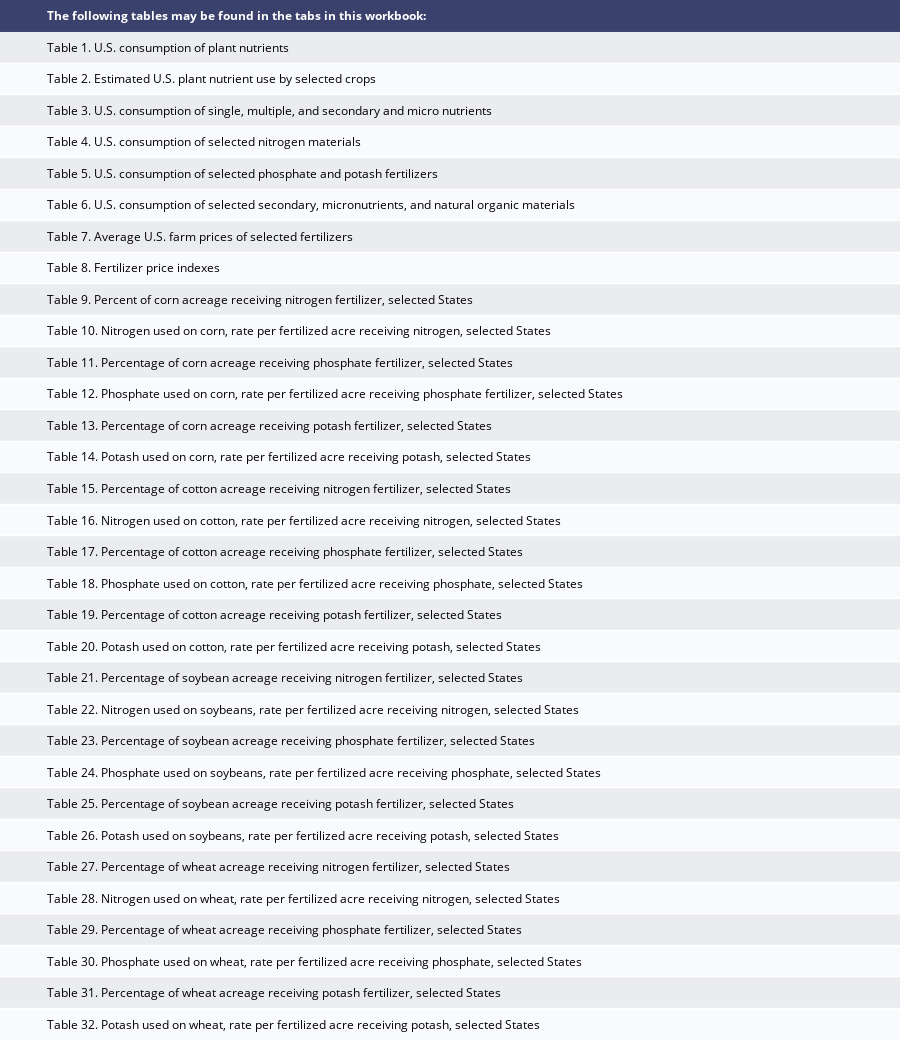

The notebook cell this image was saved under:
### Code cell
toc = pd.read_excel("https://www.ers.usda.gov/webdocs/DataFiles/50341/fertilizeruse.xls", sheet_name="Table of contents")
toc.style.set_properties(**{'text-align': 'left'})
toc_fig = ff.create_table(toc)
toc_fig

### Figure 1 — Plotly figure (JSON) as saved in the notebook; plotly's stock layout.template omitted (floating-point values rounded to 4 significant figures)
{"data": [{"colorscale": [[0, "#00083e"], [0.5, "#ededee"], [1, "#ffffff"]], "hoverinfo": "none", "opacity": 0.75, "showscale": false, "type": "heatmap", "z": [[0], [0.5], [1], [0.5], [1], [0.5], [1], [0.5], [1], [0.5], [1], [0.5], [1], [0.5], [1], [0.5], [1], [0.5], [1], [0.5], [1], [0.5], [1], [0.5], [1], [0.5], [1], [0.5], [1], [0.5], [1], [0.5], [1]]}], "layout": {"annotations": [{"align": "left", "font": {"color": "#ffffff"}, "showarrow": false, "text": "<b>The following tables may be found in the tabs in this workbook:</b>", "x": -0.45, "xanchor": "left", "xref": "x", "y": 0, "yref": "y"}, {"align": "left", "font": {"color": "#000000"}, "showarrow": false, "text": "Table 1. U.S. consumption of plant nutrients", "x": -0.45, "xanchor": "left", "xref": "x", "y": 1, "yref": "y"}, {"align": "left", "font": {"color": "#000000"}, "showarrow": false, "text": "Table 2. Estimated U.S. plant nutrient use by selected crops", "x": -0.45, "xanchor": "left", "xref": "x", "y": 2, "yref": "y"}, {"align": "left", "font": {"color": "#000000"}, "showarrow": false, "text": "Table 3. U.S. consumption of single, multiple, and secondary and micro nutrients ", "x": -0.45, "xanchor": "left", "xref": "x", "y": 3, "yref": "y"}, {"align": "left", "font": {"color": "#000000"}, "showarrow": false, "text": "Table 4. U.S. consumption of selected nitrogen materials ", "x": -0.45, "xanchor": "left", "xref": "x", "y": 4, "yref": "y"}, {"align": "left", "font": {"color": "#000000"}, "showarrow": false, "text": "Table 5. U.S. consumption of selected phosphate and potash fertilizers ", "x": -0.45, "xanchor": "left", "xref": "x", "y": 5, "yref": "y"}, {"align": "left", "font": {"color": "#000000"}, "showarrow": false, "text": "Table 6. U.S. consumption of selected secondary, micronutrients, and natural organic materials", "x": -0.45, "xanchor": "left", "xref": "x", "y": 6, "yref": "y"}, {"align": "left", "font": {"color": "#000000"}, "showarrow": false, "text": "Table 7. Average U.S. farm prices of selected fertilizers ", "x": -0.45, "xanchor": "left", "xref": "x", "y": 7, "yref": "y"}, {"align": "left", "font": {"color": "#000000"}, "showarrow": false, "text": "Table 8. Fertilizer price indexes", "x": -0.45, "xanchor": "left", "xref": "x", "y": 8, "yref": "y"}, {"align": "left", "font": {"color": "#000000"}, "showarrow": false, "text": "Table 9. Percent of corn acreage receiving nitrogen fertilizer, selected States", "x": -0.45, "xanchor": "left", "xref": "x", "y": 9, "yref": "y"}, {"align": "left", "font": {"color": "#000000"}, "showarrow": false, "text": "Table 10. Nitrogen used on corn, rate per fertilized acre receiving nitrogen, selected States", "x": -0.45, "xanchor": "left", "xref": "x", "y": 10, "yref": "y"}, {"align": "left", "font": {"color": "#000000"}, "showarrow": false, "text": "Table 11. Percentage of corn acreage receiving phosphate fertilizer, selected States", "x": -0.45, "xanchor": "left", "xref": "x", "y": 11, "yref": "y"}, {"align": "left", "font": {"color": "#000000"}, "showarrow": false, "text": "Table 12. Phosphate used on corn, rate per fertilized acre receiving phosphate fertilizer, selected States", "x": -0.45, "xanchor": "left", "xref": "x", "y": 12, "yref": "y"}, {"align": "left", "font": {"color": "#000000"}, "showarrow": false, "text": "Table 13. Percentage of corn acreage receiving potash fertilizer, selected States", "x": -0.45, "xanchor": "left", "xref": "x", "y": 13, "yref": "y"}, {"align": "left", "font": {"color": "#000000"}, "showarrow": false, "text": "Table 14. Potash used on corn, rate per fertilized acre receiving potash, selected States", "x": -0.45, "xanchor": "left", "xref": "x", "y": 14, "yref": "y"}, {"align": "left", "font": {"color": "#000000"}, "showarrow": false, "text": "Table 15. Percentage of cotton acreage receiving nitrogen fertilizer, selected States", "x": -0.45, "xanchor": "left", "xref": "x", "y": 15, "yref": "y"}, {"align": "left", "font": {"color": "#000000"}, "showarrow": false, "text": "Table 16. Nitrogen used on cotton, rate per fertilized acre receiving nitrogen, selected States", "x": -0.45, "xanchor": "left", "xref": "x", "y": 16, "yref": "y"}, {"align": "left", "font": {"color": "#000000"}, "showarrow": false, "text": "Table 17. Percentage of cotton acreage receiving phosphate fertilizer, selected States", "x": -0.45, "xanchor": "left", "xref": "x", "y": 17, "yref": "y"}, {"align": "left", "font": {"color": "#000000"}, "showarrow": false, "text": "Table 18. Phosphate used on cotton, rate per fertilized acre receiving phosphate, selected States", "x": -0.45, "xanchor": "left", "xref": "x", "y": 18, "yref": "y"}, {"align": "left", "font": {"color": "#000000"}, "showarrow": false, "text": "Table 19. Percentage of cotton acreage receiving potash fertilizer, selected States", "x": -0.45, "xanchor": "left", "xref": "x", "y": 19, "yref": "y"}, {"align": "left", "font": {"color": "#000000"}, "showarrow": false, "text": "Table 20. Potash used on cotton, rate per fertilized acre receiving potash, selected States", "x": -0.45, "xanchor": "left", "xref": "x", "y": 20, "yref": "y"}, {"align": "left", "font": {"color": "#000000"}, "showarrow": false, "text": "Table 21. Percentage of soybean acreage receiving nitrogen fertilizer, selected States", "x": -0.45, "xanchor": "left", "xref": "x", "y": 21, "yref": "y"}, {"align": "left", "font": {"color": "#000000"}, "showarrow": false, "text": "Table 22. Nitrogen used on soybeans, rate per fertilized acre receiving nitrogen, selected States", "x": -0.45, "xanchor": "left", "xref": "x", "y": 22, "yref": "y"}, {"align": "left", "font": {"color": "#000000"}, "showarrow": false, "text": "Table 23. Percentage of soybean acreage receiving phosphate fertilizer, selected States", "x": -0.45, "xanchor": "left", "xref": "x", "y": 23, "yref": "y"}, {"align": "left", "font": {"color": "#000000"}, "showarrow": false, "text": "Table 24. Phosphate used on soybeans, rate per fertilized acre receiving phosphate, selected States", "x": -0.45, "xanchor": "left", "xref": "x", "y": 24, "yref": "y"}, {"align": "left", "font": {"color": "#000000"}, "showarrow": false, "text": "Table 25. Percentage of soybean acreage receiving potash fertilizer, selected States", "x": -0.45, "xanchor": "left", "xref": "x", "y": 25, "yref": "y"}, {"align": "left", "font": {"color": "#000000"}, "showarrow": false, "text": "Table 26. Potash used on soybeans, rate per fertilized acre receiving potash, selected States", "x": -0.45, "xanchor": "left", "xref": "x", "y": 26, "yref": "y"}, {"align": "left", "font": {"color": "#000000"}, "showarrow": false, "text": "Table 27. Percentage of wheat acreage receiving nitrogen fertilizer, selected States", "x": -0.45, "xanchor": "left", "xref": "x", "y": 27, "yref": "y"}, {"align": "left", "font": {"color": "#000000"}, "showarrow": false, "text": "Table 28. Nitrogen used on wheat, rate per fertilized acre receiving nitrogen, selected States", "x": -0.45, "xanchor": "left", "xref": "x", "y": 28, "yref": "y"}, {"align": "left", "font": {"color": "#000000"}, "showarrow": false, "text": "Table 29. Percentage of wheat acreage receiving phosphate fertilizer, selected States", "x": -0.45, "xanchor": "left", "xref": "x", "y": 29, "yref": "y"}, {"align": "left", "font": {"color": "#000000"}, "showarrow": false, "text": "Table 30. Phosphate used on wheat, rate per fertilized acre receiving phosphate, selected States", "x": -0.45, "xanchor": "left", "xref": "x", "y": 30, "yref": "y"}, {"align": "left", "font": {"color": "#000000"}, "showarrow": false, "text": "Table 31. Percentage of wheat acreage receiving potash fertilizer, selected States", "x": -0.45, "xanchor": "left", "xref": "x", "y": 31, "yref": "y"}, {"align": "left", "font": {"color": "#000000"}, "showarrow": false, "text": "Table 32. Potash used on wheat, rate per fertilized acre receiving potash, selected States", "x": -0.45, "xanchor": "left", "xref": "x", "y": 32, "yref": "y"}], "height": 1040, "margin": {"b": 0, "l": 0, "r": 0, "t": 0}, "xaxis": {"dtick": 1, "gridwidth": 2, "showticklabels": false, "tick0": -0.5, "ticks": "", "zeroline": false}, "yaxis": {"autorange": "reversed", "dtick": 1, "gridwidth": 2, "showticklabels": false, "tick0": 0.5, "ticks": "", "zeroline": false}}}
